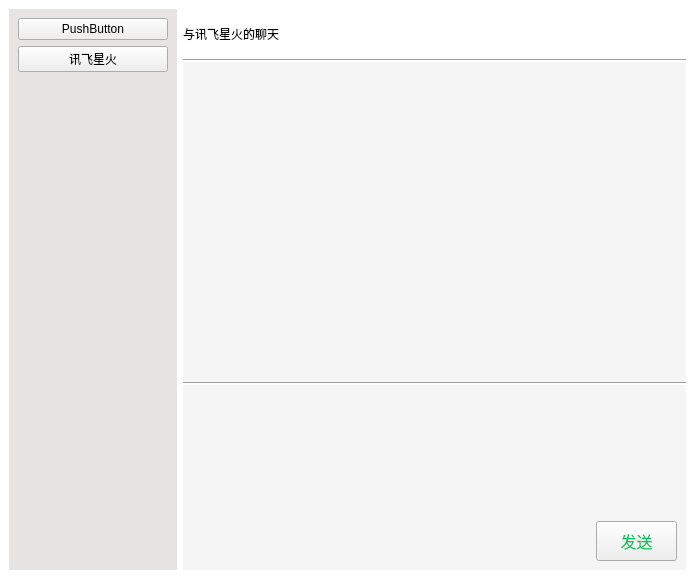
<?xml version="1.0" encoding="UTF-8"?>
<ui version="4.0">
 <class>MainWindow</class>
 <widget class="QMainWindow" name="MainWindow">
  <property name="geometry">
   <rect>
    <x>0</x>
    <y>0</y>
    <width>695</width>
    <height>579</height>
   </rect>
  </property>
  <property name="windowTitle">
   <string>MainWindow</string>
  </property>
  <property name="styleSheet">
   <string notr="true">#MainWindow{background-color: rgb(255, 255, 255);}</string>
  </property>
  <widget class="QWidget" name="centralwidget">
   <layout class="QHBoxLayout" name="horizontalLayout_2" stretch="2,6">
    <item>
     <widget class="QWidget" name="widget_3" native="true">
      <property name="sizePolicy">
       <sizepolicy hsizetype="Preferred" vsizetype="Preferred">
        <horstretch>0</horstretch>
        <verstretch>0</verstretch>
       </sizepolicy>
      </property>
      <property name="layoutDirection">
       <enum>Qt::LeftToRight</enum>
      </property>
      <property name="styleSheet">
       <string notr="true">#widget_3{background-color: rgb(230,229,228);}</string>
      </property>
      <layout class="QVBoxLayout" name="verticalLayout_3">
       <item>
        <widget class="QPushButton" name="pushButton_4">
         <property name="layoutDirection">
          <enum>Qt::LeftToRight</enum>
         </property>
         <property name="text">
          <string>PushButton</string>
         </property>
        </widget>
       </item>
       <item>
        <widget class="QPushButton" name="pushButton_2">
         <property name="text">
          <string>讯飞星火</string>
         </property>
        </widget>
       </item>
       <item>
        <spacer name="verticalSpacer">
         <property name="orientation">
          <enum>Qt::Vertical</enum>
         </property>
         <property name="sizeHint" stdset="0">
          <size>
           <width>20</width>
           <height>40</height>
          </size>
         </property>
        </spacer>
       </item>
      </layout>
     </widget>
    </item>
    <item>
     <widget class="QWidget" name="widget_2" native="true">
      <layout class="QVBoxLayout" name="verticalLayout_2">
       <property name="spacing">
        <number>0</number>
       </property>
       <property name="leftMargin">
        <number>0</number>
       </property>
       <property name="topMargin">
        <number>0</number>
       </property>
       <property name="rightMargin">
        <number>0</number>
       </property>
       <property name="bottomMargin">
        <number>0</number>
       </property>
       <item>
        <widget class="QLabel" name="label">
         <property name="maximumSize">
          <size>
           <width>16777215</width>
           <height>50</height>
          </size>
         </property>
         <property name="text">
          <string>与讯飞星火的聊天</string>
         </property>
        </widget>
       </item>
       <item>
        <widget class="Line" name="line_2">
         <property name="orientation">
          <enum>Qt::Horizontal</enum>
         </property>
        </widget>
       </item>
       <item>
        <widget class="QListWidget" name="listWidget">
         <property name="sizePolicy">
          <sizepolicy hsizetype="Expanding" vsizetype="Preferred">
           <horstretch>0</horstretch>
           <verstretch>0</verstretch>
          </sizepolicy>
         </property>
         <property name="styleSheet">
          <string notr="true">QListWidget{
	background-color: rgb(245,245,245);
 	color:rgb(51,51,51); 
	border: 1px solid  rgb(247, 247, 247);
	outline:0px;
}
QListWidget::Item{
	background-color: rgb(247, 247, 247);
}
QListWidget::Item:hover{
	background-color: rgb(247, 247, 247);
 }
QListWidget::item:selected{
	background-color: rgb(247, 247, 247);
	color:black; 
    border: 1px solid  rgb(247, 247, 247);
}
QListWidget::item:selected:!active{
	border: 1px solid  rgb(247, 247, 247); 
	background-color: rgb(247, 247, 247); 
	color:rgb(51,51,51); 
} </string>
         </property>
         <property name="horizontalScrollBarPolicy">
          <enum>Qt::ScrollBarAlwaysOff</enum>
         </property>
        </widget>
       </item>
       <item>
        <widget class="Line" name="line">
         <property name="orientation">
          <enum>Qt::Horizontal</enum>
         </property>
        </widget>
       </item>
       <item>
        <widget class="QWidget" name="widget" native="true">
         <property name="minimumSize">
          <size>
           <width>0</width>
           <height>0</height>
          </size>
         </property>
         <property name="maximumSize">
          <size>
           <width>16777215</width>
           <height>185</height>
          </size>
         </property>
         <property name="styleSheet">
          <string notr="true">#widget{background-color: rgb(245,245,245);}</string>
         </property>
         <layout class="QVBoxLayout" name="verticalLayout">
          <item>
           <widget class="QTextEdit" name="textEdit">
            <property name="sizePolicy">
             <sizepolicy hsizetype="Expanding" vsizetype="Preferred">
              <horstretch>0</horstretch>
              <verstretch>0</verstretch>
             </sizepolicy>
            </property>
            <property name="minimumSize">
             <size>
              <width>0</width>
              <height>120</height>
             </size>
            </property>
            <property name="maximumSize">
             <size>
              <width>16777215</width>
              <height>130</height>
             </size>
            </property>
            <property name="styleSheet">
             <string notr="true">* {
	outline: none;
}

QDialog {
	background: #D6DBE9;
}

QTextEdit {
	border: 0px solid #A0A0A0; /* 边框宽度为1px，颜色为#A0A0A0 */
	padding-left: 5px; /* 文本距离左边界有5px */
	background-color: #f5f5f5; /* 背景颜色 */
	color: #000000; /* 文本颜色 */
	selection-background-color: #A0A0A0; /* 选中文本的背景颜色 */
	selection-color: #F2F2F2; /* 选中文本的颜色 */
	font-family: &quot;Microsoft YaHei&quot;; /* 文本字体族 */
	font-size: 10pt; /* 文本字体大小 */
}</string>
            </property>
           </widget>
          </item>
          <item>
           <layout class="QHBoxLayout" name="horizontalLayout" stretch="5,1">
            <item>
             <spacer name="horizontalSpacer">
              <property name="orientation">
               <enum>Qt::Horizontal</enum>
              </property>
              <property name="sizeHint" stdset="0">
               <size>
                <width>40</width>
                <height>20</height>
               </size>
              </property>
             </spacer>
            </item>
            <item>
             <widget class="QPushButton" name="pushButton">
              <property name="minimumSize">
               <size>
                <width>0</width>
                <height>40</height>
               </size>
              </property>
              <property name="maximumSize">
               <size>
                <width>120</width>
                <height>40</height>
               </size>
              </property>
              <property name="font">
               <font>
                <pointsize>12</pointsize>
               </font>
              </property>
              <property name="styleSheet">
               <string notr="true">color: rgb(7, 193, 96);</string>
              </property>
              <property name="text">
               <string>发送</string>
              </property>
             </widget>
            </item>
           </layout>
          </item>
         </layout>
        </widget>
       </item>
      </layout>
     </widget>
    </item>
   </layout>
  </widget>
 </widget>
 <resources/>
 <connections/>
</ui>
